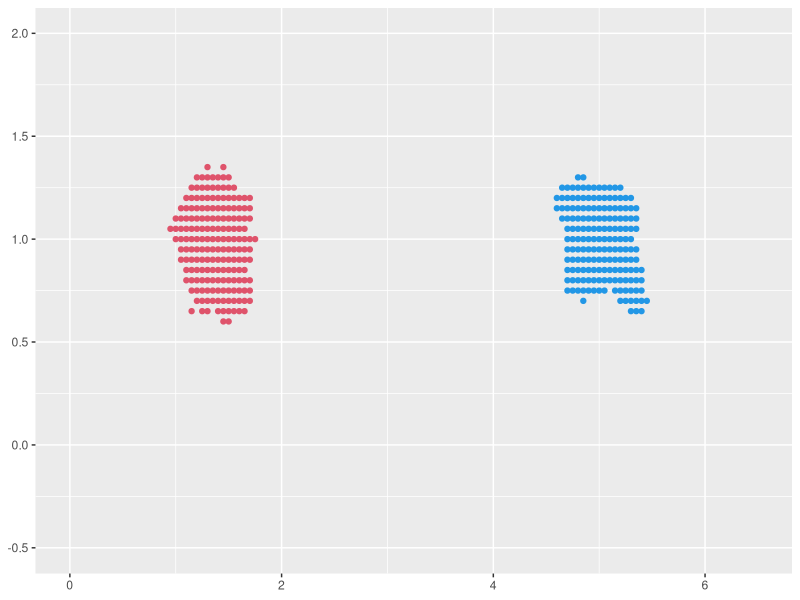
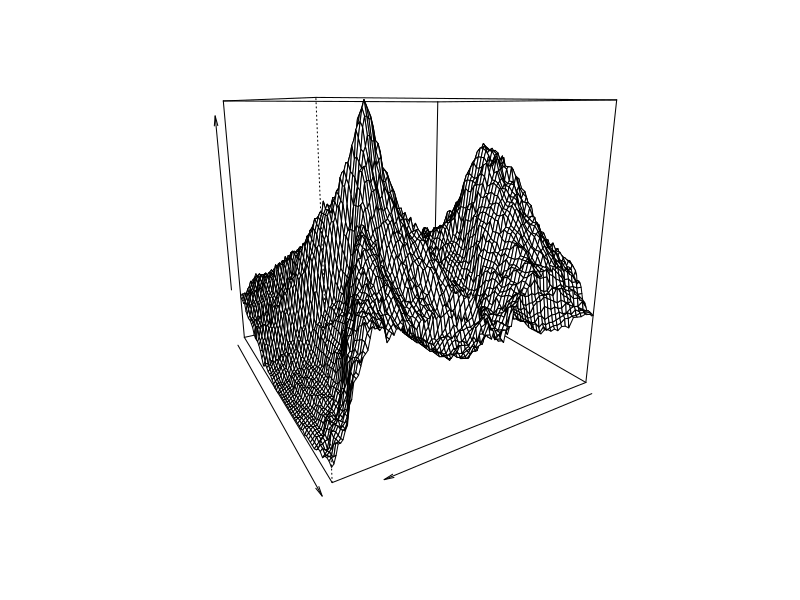

Reproduce these figures in R, in order.
# Load the ggplot2 library
library(ggplot2)

# Set the seed for reproducibility
set.seed(1)

n = 300
x = rnorm(n,0,1)
ep = rnorm(n,0,0.2)

y = rep(0,n)
for (i in 1:n/2) {
  random_number1 <- runif(n/2, 1, 2)

  
  y[i] =random_number1[i]*x[i]+1*x[i]^2+ep[i]
}
for (i in (1+(n/2)):n){
  
  y[i] = 5*x[i]+1*x[i]^2+ep[i]
}

# Define the range of beta1 and beta2 values
beta1 = seq(0,7,by=0.05)
beta2 = seq(-1,2,by=0.05)

# Create an array to store the residuals
resij = array(0,dim = c(length(beta1),length(beta2),n))
# Create an array to store the number of residuals within a threshold
resn = array(0,dim = c(length(beta1),length(beta2)))

# Calculate residuals and count the number of residuals within a threshold
for (i in 1:length(beta1)) {
  for (j in 1:length(beta2)) {
    for (k in 1:n){
      resij[i,j,k] = y[k] - beta1[i]*x[k]-beta2[j]*x[k]^2
      if(abs(resij[i,j,k])<0.4) {resij[i,j,k] = 0}
      else {resij[i,j,k] = 1}
    }
  }
}

# Calculate the proportion of residuals within a threshold and decide whether to plot a point
p = array(0,dim = c(length(beta1),length(beta2)))
for (i in 1:length(beta1)) {
  for(j in 1:length(beta2)){
    for (k in 1:n) {
      resn[i,j] = resn[i,j] + resij[i,j,k]
    }
    resn[i,j] = 1-resn[i,j]/n
    if(resn[i,j] >0.40){p[i,j] = 1}
  }
}

w = which(p==1,arr.ind = T)
xax = beta1[w[,1]]
yax = beta2[w[,2]]

# Plot the scatter plot
types=rep(0,length(xax))
types[1]=2
subgroup1=xax[1]
subgroup2=c()
for(i in 2:length(xax)){
  if(sqrt((xax[i]-xax[1])^2+(yax[i]-yax[1])^2)<3){
    subgroup1=c(subgroup1,xax[i])
    types[i]=2
  }
  else {
    subgroup2=c(subgroup2,xax[i])
    types[i]=4
  }
}

df=data.frame(x=xax,y=yax)

p<-ggplot(df, aes(x,y,color=types)) + 
  geom_point(color=types)+
  coord_cartesian(xlim = c(0, 6.5), ylim = c(-0.5,2))+
  theme(axis.title.x = element_blank(), axis.title.y = element_blank())
plot(p)

# Create a 3D plot of beta1, beta2, and the proportion of residuals within a threshold
persp(beta1, beta2, resn, phi = 15, theta = 150, xlab = "", ylab = "",zlab = "")


